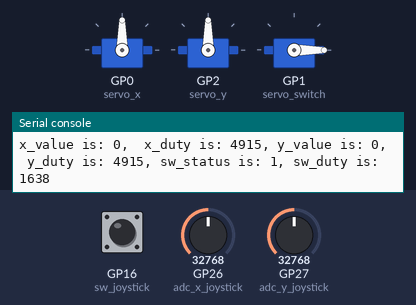
Recording of a program running on a simulated Raspberry Pi Pico running MicroPython. On the bench: 3 × servo, the last lines printed to the serial console. The test bench sets the inputs (shaded band); at power-on: GP27 (adc_y_joystick) = 32768, GP26 (adc_x_joystick) = 32768, GP16 (sw_joystick) HIGH (analog values on the 0–65535 scale). Servo angles are drawn from the pulse width (0.5 ms = 0°, 2.5 ms = 180°).

Above: at 1.2 s.
1.3 s: GP27 (adc_y_joystick) set to 45874
At 1.8 s:
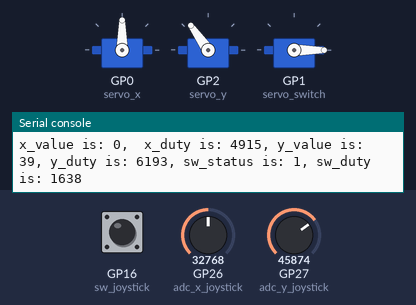
2.8 s: GP26 (adc_x_joystick) set to 45874
At 3.7 s:
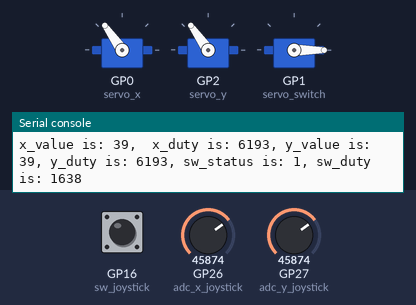
4.3 s: GP16 (sw_joystick) pulled LOW for 0.15 s
At 5.6 s:
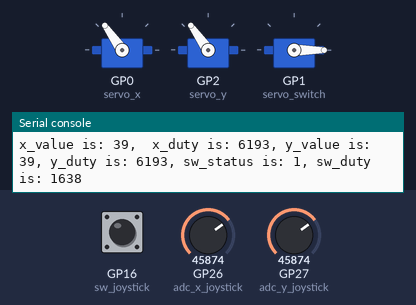
5.9 s: GP26 (adc_x_joystick) set to 57670
At 6.5 s:
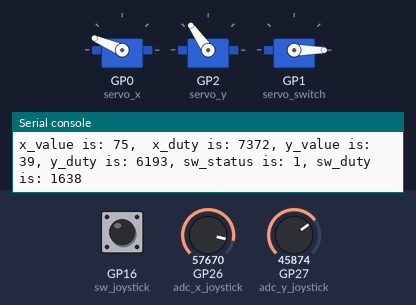
7.4 s: GP27 (adc_y_joystick) set to 57670
At 8.3 s:
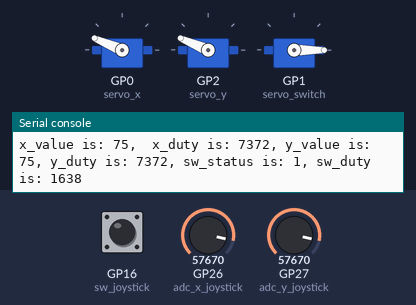
8.9 s: GP16 (sw_joystick) pulled LOW for 1 s
At 9.7 s:
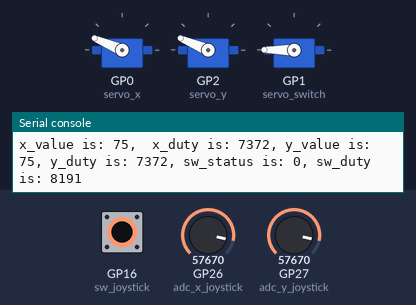
Timing chart, 0 to 11.9 s (numbered marks = the images above; inputs shaded):
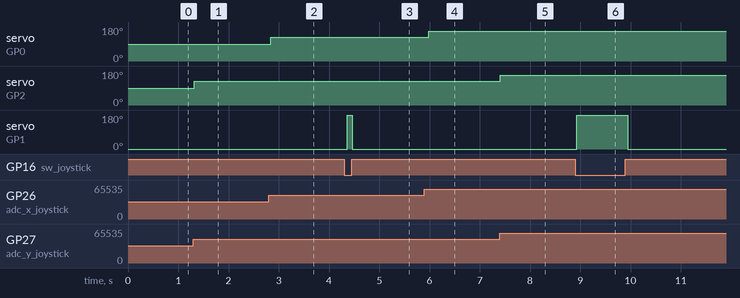

The program:

ECE_1000_Joystick_Servo.py
```python
# Import/Declare necessary libraries
from machine import PWM, ADC, Pin
import math
import utime

# The x-direction and y-direction of the joystick connected to pins 26 and 27 respectively.
adc_x_joystick = ADC(Pin(26))
adc_y_joystick = ADC(Pin(27))

# The switch pin is set to pin 16, PULL_UP means that the pin is normally at 1 and when pressed will be at 0
sw_joystick = Pin(16, Pin.IN, Pin.PULL_UP)

# Initializing the Pulse Width Modulation pins that will be used to control the position of the servo motor
servo_x = PWM(Pin(0), freq=50) #Servo for X-direction
servo_y = PWM(Pin(2), freq=50) #Servo for Y-direction
servo_switch = PWM(Pin(1), freq = 50) #Servo for switch

# This function will map the ADC value for the joystick to a value between -100 and 100 for ease of viewing (creating a slope between two points (m) and then creating a line y = mx + b)
# joystick_position = value from VRx
# joystick_min = Find value when moved all the way to the left
# joystick_max = Find value when moved all the way to the right
# desired_min = -100 or 100 (depending on which direction of the joystick you want to be top or bottom)
# desired_max = 100 or -100 (^^^^^^^^^^^^^^^^^^^^^^^^^^^^^^^^^^^^^^^^^^^^^^^^^^^^^^^^^^^^^^)
def get_joystick_value(joystick_position, joystick_min, joystick_max, desired_min, desired_max):
    m = ((desired_min - desired_max)/(joystick_min - joystick_max))
    return int((m*joystick_position) - (m*joystick_max) + desired_max)

# This function will take the value from the joystick (between -100 and 100) and then convert it to a duty cycle to be used to control the servo motor (for my servos: 0.5 ms = 0 degrees,  2.5 ms = 180 degrees, and the period of the wave is normally 20 ms [1/freq = 1/50 = 0.02 sec])
def get_servo_duty_cycle(joystick_value, min_angle_ms, max_angle_ms, period_ms, desired_min, desired_max):
    point_1_x = desired_min
    point_1_y = (min_angle_ms/period_ms)*65536
    point_2_x = desired_max
    point_2_y = (max_angle_ms/period_ms)*65535
    m = (point_2_y - point_1_y) / (point_2_x - point_1_x)
    return int((m*joystick_value) - (m*desired_min) + point_1_y)

# In this while loop, we will continually read the status (position) of the x direction and switch, the value shown for x will be between 0 and 65535, as the 65535 is the maximum number that can be represented with an unsigned 16 bit integer
# however, we will be representing this number in terms of -100 to 100 in order to read the value more clearly, -100 will represent the servo -90 degrees and 100 will represent the servo +90 degrees
while True:
    # Read X and Y joystick positions as well as whether switch is pressed.
    x_position = adc_x_joystick.read_u16()
    y_position = adc_y_joystick.read_u16()
    sw_status = sw_joystick.value()

    # This will map the position of the joystick's X and Y directions from -100 to 100
    x_value = get_joystick_value(x_position, 416, 65535, -100, 100)
    y_value = get_joystick_value(y_position, 416, 65535, -100, 100
                                 )
    # This portion will find the maximum length of values (from -100 to 100) and then if we are close to 0 (meaning the joystick is in the middle), the values will be set to 0 to remove any jittering or noise
    range_of_values=math.sqrt(x_value**2)
    range_of_values=math.sqrt(y_value**2)
    # Increase or decrease from 8 to get the joystick to read 0 at the middle position
    if range_of_values<=8:
        x_value=0

    # This will take the function from above and use it
    x_duty = get_servo_duty_cycle(x_value, 0.5, 2.5, 20, -100, 100)
    y_duty = get_servo_duty_cycle(y_value, 0.5, 2.5, 20, -100, 100)
    # This portion will get the value from the switch and will set it to the max value if the switch is pressed in (think of the claw opening if the switch is pressed) ... for this we just need to use the maximum angle for the servo (180) but represented in terms of ms (2.5 ms for my servo) and the period of the wave is 20 ms
    if sw_status == 0:
        sw_duty = int((2.5*65535)/20)
    else:
        sw_duty = int((0.5*65535)/20)

    # Now, update the servo motors
    servo_x.duty_u16(x_duty)
    servo_y.duty_u16(y_duty)
    servo_switch.duty_u16(sw_duty)

    # Finally, we print out the values so we can check what is happening as the code runs
    print(f"x_value is: {x_value},  x_duty is: {x_duty}, y_value is: {y_value}, y_duty is: {y_duty}, sw_status is: {sw_status}, sw_duty is: {sw_duty}")

    utime.sleep(0.1)
```

Measured:
- after the input at 1.3 s, servo on GP2 (servo_y): 90° → 125° at once
- after the input at 2.8 s, servo on GP0 (servo_x): 90° → 125° at once
- after the input at 4.3 s, servo on GP1 (servo_switch): 0° → 180° after 0.06 s, → 0° 0.10 s later
- after the input at 5.9 s, servo on GP0 (servo_x): 125° → 157° after 0.08 s
- after the input at 7.4 s, servo on GP2 (servo_y): 125° → 157° at once
- after the input at 8.9 s, servo on GP1 (servo_switch): 0° → 180° at once, → 0° 1.0 s later
